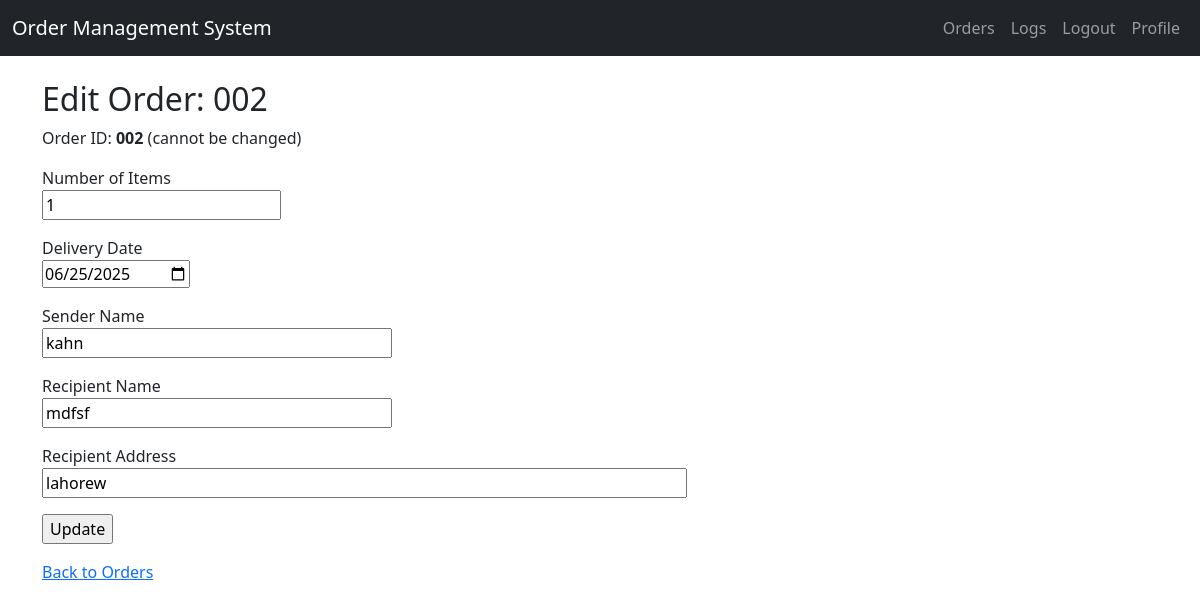
Screenshot of /orders/2/edit (signed in) with the database file from the repository.
### models.py (models this page shows, shortened)
class Order(db.Model):
    id = db.Column(db.Integer, primary_key=True)
    order_id = db.Column(db.String(20), unique=True, nullable=False)
    num_items = db.Column(db.Integer, nullable=False)
    delivery_date = db.Column(db.Date, nullable=False)
    sender_name = db.Column(db.String(100), nullable=False)
    recipient_name = db.Column(db.String(100), nullable=False)
    recipient_address = db.Column(db.String(200), nullable=False)
    status = db.Column(db.String(20), default="Ongoing")
    user_id = db.Column(db.Integer, db.ForeignKey('user.id'), nullable=False)

### routes.py (the view, shortened to what this page needs)
@routes_bp.route('/orders/<int:order_id>/edit', methods=['GET', 'POST'])
@login_required
def edit_order(order_id):
    order = Order.query.get_or_404(order_id)
    if order.user_id != current_user.id:
        return "Unauthorized", 403
    form = EditOrderForm(obj=order)
    return render_template('edit_order_form.html', form=form, order=order, action="Edit")

### forms.py
class EditOrderForm(FlaskForm):
    num_items = IntegerField('Number of Items', validators=[DataRequired()])
    delivery_date = DateField('Delivery Date', validators=[DataRequired()])
    sender_name = StringField('Sender Name', validators=[DataRequired()])
    recipient_name = StringField('Recipient Name', validators=[DataRequired()])
    recipient_address = StringField('Recipient Address', validators=[DataRequired()])
    submit = SubmitField('Update')

### app.py (called while the page is built)
@login_manager.user_loader
def load_user(user_id):
    return User.query.get(int(user_id))

### templates/edit_order_form.html (shortened to what this page needs)
{% extends "base.html" %}
{% block content %}
<h2>Edit Order: {{ order.order_id }}</h2>
<form method="POST">
    <p>Order ID: <strong>{{ order.order_id }}</strong> (cannot be changed)</p>
    <p>
        {{ form.num_items.label }}<br>
        {{ form.num_items(size=32) }}<br>
    </p>
    <p>
        {{ form.delivery_date.label }}<br>
        {{ form.delivery_date() }}<br>
    </p>
    <p>
        {{ form.sender_name.label }}<br>
        {{ form.sender_name(size=32) }}<br>
    </p>
    <p>
        {{ form.recipient_name.label }}<br>
        {{ form.recipient_name(size=32) }}<br>
    </p>
    <p>
        {{ form.recipient_address.label }}<br>
        {{ form.recipient_address(size=64) }}<br>
    </p>
    <p>{{ form.submit() }}</p>
</form>
<a href="{{ url_for('routes.list_orders') }}">Back to Orders</a>
{% endblock %}

### rows the page displays
Order: order_id "002", num_items "1", delivery_date "06/25/2025", sender_name "kahn", recipient_name "mdfsf", recipient_address "lahorew"
